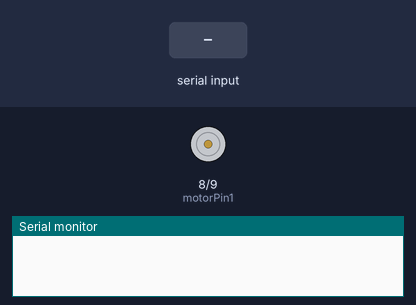
Bench run of a sketch on a simulated Arduino Uno, built with avr-gcc and run on an emulated ATmega328P. On the bench: motor-driver pin pairs drawn as motors (green arrow = first pin HIGH = forward, orange = second pin HIGH = backward, longer = more drive), the last lines printed to the serial monitor. The inputs (shaded band) are chosen by the test bench.

Above: at 1.2 s.
1.3 s: "1" received over Serial
At 1.7 s:
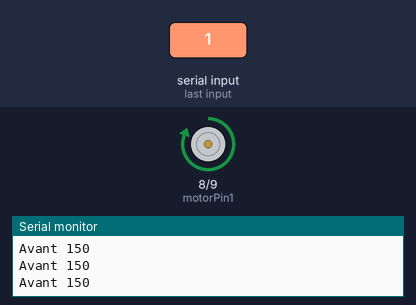
Timing chart, 0 to 4.3 s (numbered marks = the images above; inputs shaded):
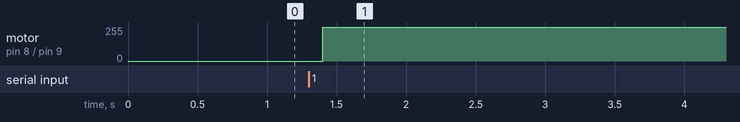

Measured:
- after the input at 1.3 s, motor on pin 8 (motorPin1) / pin 9 (motorPin2): stopped → forward 255/255 after 0.10 s

The sketch:

test.ino
```cpp
#include "Robot.h"
Robot *robot = NULL;
void setup() {
  robot = new Robot();
  pinMode(8,OUTPUT);
  pinMode(9,OUTPUT);
}

void loop() {

  robot->move(1,150,5);
}
```

Robot.h
```cpp
#define motorPin1 8
#define motorPin2 9
class Robot{
	public:
	    Robot(){
                pinMode(motorPin1, OUTPUT);
                pinMode(motorPin2, OUTPUT);
                // Initialisation du port série
                Serial.begin(9600);
	    }


  	void move(short direction = 1,short vitesse = 200
                 ,short delai = 2){

    if (Serial.available() > 0)
                {

      //
      // Sens du mouvement
      //
      if (direction) // avant
      {
        digitalWrite(motorPin1, HIGH);
        digitalWrite(motorPin2, LOW);
        Serial.print("Avant ");
        Serial.println(vitesse);
      }
      else if (direction==0) // arrière
      {
        digitalWrite(motorPin1, LOW);
        digitalWrite(motorPin2, HIGH);
        Serial.print("Arriere ");
      }
      else // Stop (freinage)
      {
        digitalWrite(motorPin1, HIGH);
        digitalWrite(motorPin2, HIGH);
        Serial.println("Stop");
      }
      //
      // Vitesse du mouvement
      //
    }
    delay(100);
}
};
```
